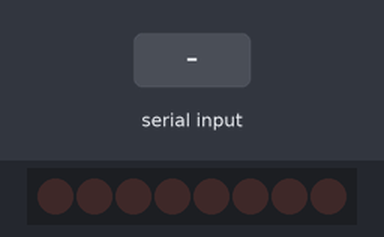
The sketch below on a simulated Arduino Mega 2560, built with avr-gcc and run on an emulated ATmega2560. On the bench: 8 shift-register outputs drawn as a row of LEDs (first output left, lit = HIGH). Wiring (inferred from the names in the program): shift register (74HC595): data pin 22; shift clock pin 23; latch pin 24. Wiring (inferred from the signals the program sends): row of LEDs: on Q0, Q1, Q2, Q3, Q4, Q5, Q6, Q7. Inputs (shaded band) come from the test bench. What the sketch prints to the serial monitor is not drawn.

Above: at 1.2 s.
1.3 s: "256\n" received over Serial
At 1.31 s:
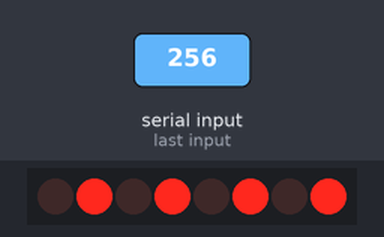
At 4.02 s:
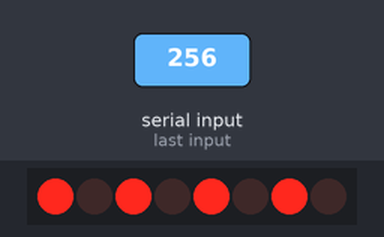
Timing chart, 0 to 10.3 s (numbered marks = the images above; inputs shaded):
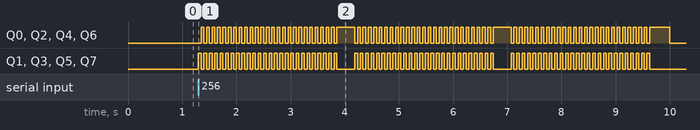

Measured:
- after the input at 1.3 s, Q0, Q2, Q4, Q6: LOW → HIGH after 0.05 s, then repeats every 2.9 s: HIGH 0.33 s, 25 × (LOW 0.05 s, HIGH 0.05 s), LOW 0.05 s; Q1, Q3, Q5, Q7: LOW → HIGH at once, then repeats every 2.9 s: HIGH 0.05 s, LOW 0.33 s, 25 × (HIGH 0.05 s, LOW 0.05 s)

The sketch:

8bitregister.ino
```cpp
int latchPin = 24;
int clockPin = 23;
int dataPin = 22;
int i = 0;

void display(uint8_t pattern) {
  digitalWrite(latchPin, LOW);
  shiftOut(dataPin, clockPin, LSBFIRST, pattern);
  digitalWrite(latchPin, HIGH);
}
void strobe(uint8_t ptn,int time){
  display(ptn);
  delay(time);
}

void setup() {
  Serial.begin(115200);
  pinMode(22, OUTPUT);

  Serial.println("nr for pattern, 256 for strobe");
  pinMode(latchPin, OUTPUT);
  pinMode(dataPin, OUTPUT);
  pinMode(clockPin, OUTPUT);
}

void loop() {


  digitalWrite(latchPin, HIGH);
  if (Serial.available() > 0) {

    String inputString = Serial.readStringUntil('\n');
    int state = inputString.toInt();

    if (state>=0 && state<=255){

    uint8_t myData = state;


    digitalWrite(latchPin, LOW);


    shiftOut(dataPin, clockPin, LSBFIRST, myData);


    digitalWrite(latchPin, HIGH);


      Serial.print("Showing pattern for ");
      Serial.println(state);
    }
    else if (state==256){


       while(i<=100){
        if (i<=25 || (i>=30 && i<=55) || (i>=60 && i<=85)){
          strobe(85,50);
          strobe(170,50);
        }
        else {
          strobe(255,35);
          strobe(0,35);
        }
        i+=1;
       }


      i=0;
    }
    else{

      Serial.println("please give amount less than 255");
    }

  }
}
```
